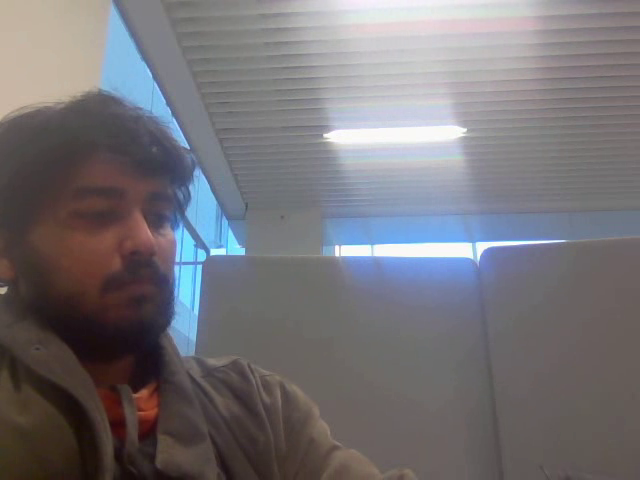
#> input picture frame 11 of calibration.mp4, 640 x 480 px, given in place of the camera
$ python chessboard.py
#> lines starting #> are read from the running program, lines starting #| are printed output that depends on the picture; after the words box and inside, x2 and y2 are one past the last pixel; in counts of white or black regions, pixels touching at a corner belong together; long printed decimals are rounded
# Import required modules:
import cv2
import numpy as np
import os
from time import sleep
# Define the dimensions of checkerboard
CHECKERBOARD = (7, 7)
MIN_POINTS = 50
RECORD = True

# Stop the iteration when specified
# accuracy, epsilon, is reached or
# specified number of iterations are completed.
criteria = (cv2.TERM_CRITERIA_EPS +
            cv2.TERM_CRITERIA_MAX_ITER, 30, 0.001)

# Vector for the 3D points:
threedpoints = []

# Vector for 2D points:
twodpoints = []

# 3D points real world coordinates:
objectp3d = np.zeros((1, CHECKERBOARD[0]
                      * CHECKERBOARD[1],
                      3), np.float32)
# print(objectp3d)
objectp3d[0, :, :2] = np.mgrid[0:CHECKERBOARD[0],
                               0:CHECKERBOARD[1]].T.reshape(-1, 2)

objectp3d= np.multiply(objectp3d,20.3/1000)
# print(objectp3d)
prev_img_shape = None
cap = cv2.VideoCapture(0)
FPS = cap.get(cv2.CAP_PROP_FPS)

# Check if the webcam is opened correctly
if not cap.isOpened():
    raise IOError("Cannot open webcam")

if RECORD:
        width = int(cap.get(cv2.CAP_PROP_FRAME_WIDTH))
        height = int(cap.get(cv2.CAP_PROP_FRAME_HEIGHT))
        writer = cv2.VideoWriter('calibration.mp4',
                                 cv2.VideoWriter_fourcc(*'DIVX'),
                                 FPS,
                                 (width,height))

        while True:
            ret, img = cap.read()
#> img is the input picture: shape (480, 640, 3); mean B, G, R 119.1, 114.7, 117.2
            image = img
            grayColor = cv2.cvtColor(image, cv2.COLOR_BGR2GRAY)
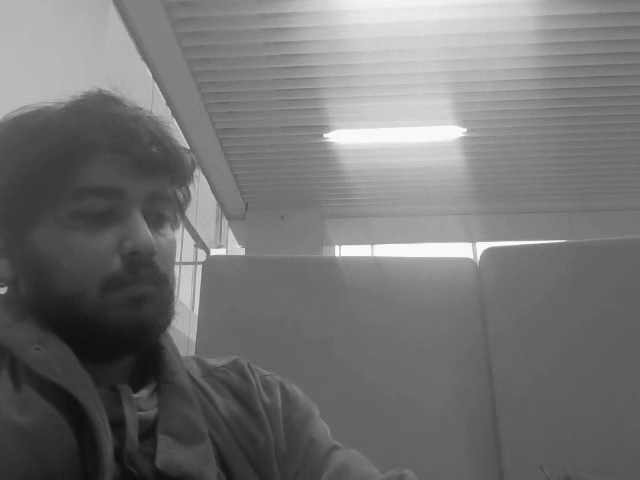
#> grayColor: shape (480, 640); min 12, max 255, mean 115.9

            # Find the chess board corners
            # if desired number of corners are
            # found in the image then ret = true:
            ret, corners = cv2.findChessboardCorners(
                grayColor, CHECKERBOARD,
                cv2.CALIB_CB_ADAPTIVE_THRESH
                + cv2.CALIB_CB_FAST_CHECK +
                cv2.CALIB_CB_NORMALIZE_IMAGE)
#> ret = False; corners = None

            # If desired number of corners can be detected then,
            # refine the pixel coordinates and display
            # them on the images of checker board
            if ret == True:
                threedpoints.append(objectp3d)

                # Refining pixel coordinates
                # for given 2d points.
                corners2 = cv2.cornerSubPix(
                    grayColor, corners, CHECKERBOARD, (-1, -1), criteria)

                twodpoints.append(corners2)
                # When we have minimum number of data points, stop:
                if len(twodpoints) > MIN_POINTS:
                    cap.release()
                    if RECORD:
                        writer.release()
                    cv2.destroyAllWindows()
                    break

                # Draw and display the corners:
                image = cv2.drawChessboardCorners(image,
                                                CHECKERBOARD,
                                                corners2, ret)

            cv2.imshow('img', image)

            if RECORD:
                writer.write(image)

            # wait for ESC key to exit and terminate feed.
            k = cv2.waitKey(1)
#> (key Esc is pressed here)
            if k == 27:
                cap.release()
                if RECORD:
                    writer.release()
                cv2.destroyAllWindows()
                break
        h, w = image.shape[:2]
#> h = 480; w = 640

        # Perform camera calibration by
        # passing the value of above found out 3D points (threedpoints)
        # and its corresponding pixel coordinates of the
        # detected corners (twodpoints):
#> (the run stopped early here; a loop or call above may not have finished)

$ run again, starting later in the video
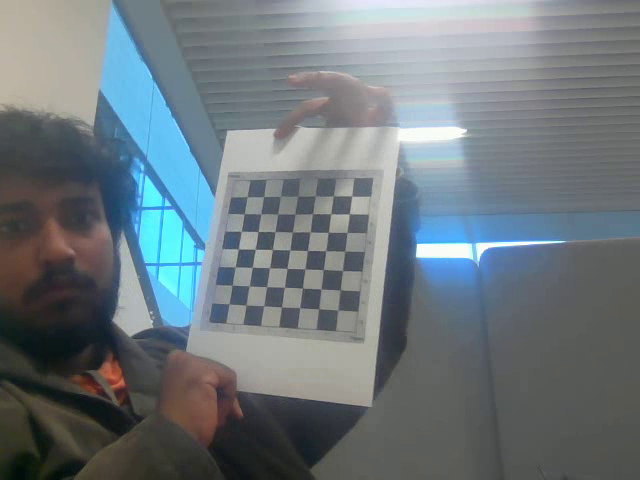
#> input picture frame 50 of calibration.mp4, 640 x 480 px, given in place of the camera
#> img is the input picture: shape (480, 640, 3); mean B, G, R 125, 119.5, 109.5
#> `grayColor = cv2.cvtColor(image, cv2.COLOR_BGR2GRAY)`:
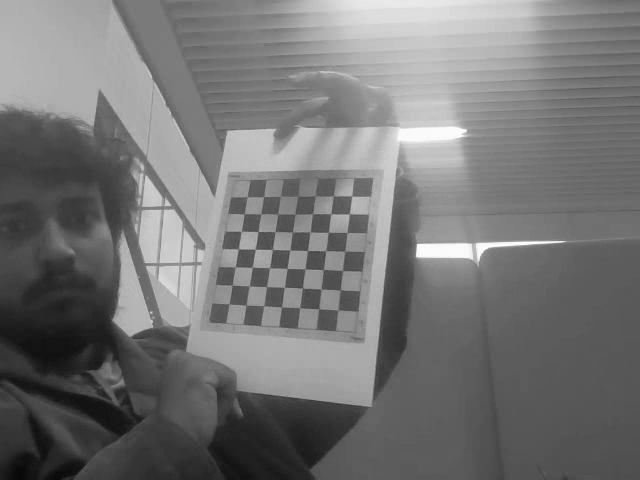
#> grayColor: shape (480, 640); min 6, max 255, mean 117.1
#> `ret, corners = cv2.findChessboardCorners( grayColor, CHECKERBOARD, cv2..`: ret = True; corners = 49 rows, first 8: [337.9, 310.2], [318.8, 308.6], [299.8, 307.7], [281.5, 306.9], [263.9, 305.5], [245.8, 304.6], [229.2, 303.5], [340.1, 289.6]
#> corners2 = 49 rows, first 8: [337.9, 309.9], [318.7, 308.7], [299.7, 307.6], [281.5, 306.9], [263.7, 305.7], [246.1, 305.2], [228.9, 303.9], [340.2, 289.9]
#> `image = cv2.drawChessboardCorners(image, CHECKERBOARD, corners2, ret)`:
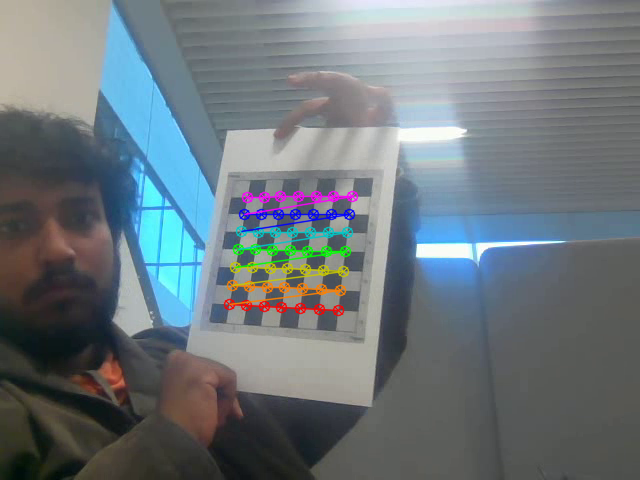
#> image: shape (480, 640, 3); 2.52% of pixels changed, all inside (x1, y1, x2, y2) = (223, 190, 359, 317)
#> `ret, matrix, distortion, r_vecs, t_vecs = cv2.calibrateCamera( threedp..`: ret = 0.191; matrix = [[781.4, 0, 337.2], [0, 762.1, 227.4], [0, 0, 1]]; distortion = [[0.454, 21.2, 0.00139, 0.0746, -462]]; r_vecs = ([-0.551, -0.487, -2.99],); t_vecs = ([1.67e-05, 0.0821, 0.764],)
#> the loop `for i in range(len(threedpoints)):` made 1 pass
#> (printed output is left out)
#> after the loop `for i in range(len(threedpoints)):`: mean_error = 0.0273
#| total error: 0.02728
#| [[781.445   0.         337.207]
#|  [  0.         762.093 227.410 ]
#|  [  0.           0.           1.        ]]
#| [[ 4.53539877e-01  2.12016427e+01  1.38756748e-03  7.46230218e-02
#|   -4.62004124e+02]]
#| (array([[-0.5508],
#|        [-0.4869],
#|        [-2.986]]),)
#| (array([[1.66504382e-05],
#|        [8.21379337e-02],
#|        [7.64021887e-01]]),)

$ run again, starting later in the video
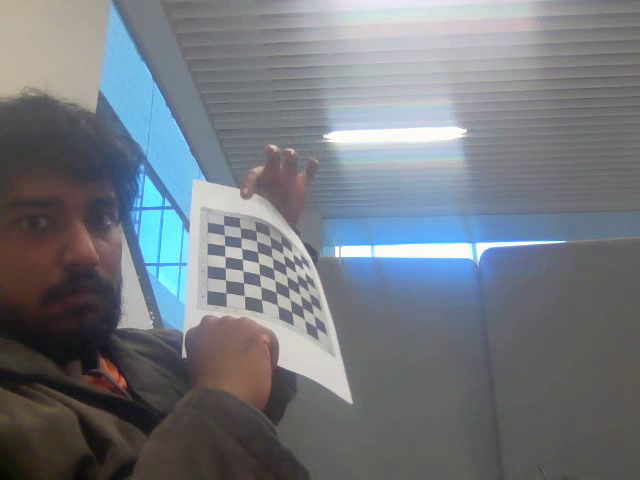
#> input picture frame 89 of calibration.mp4, 640 x 480 px, given in place of the camera
#> img is the input picture: shape (480, 640, 3); mean B, G, R 126.8, 120.4, 115.4
#> `grayColor = cv2.cvtColor(image, cv2.COLOR_BGR2GRAY)`:
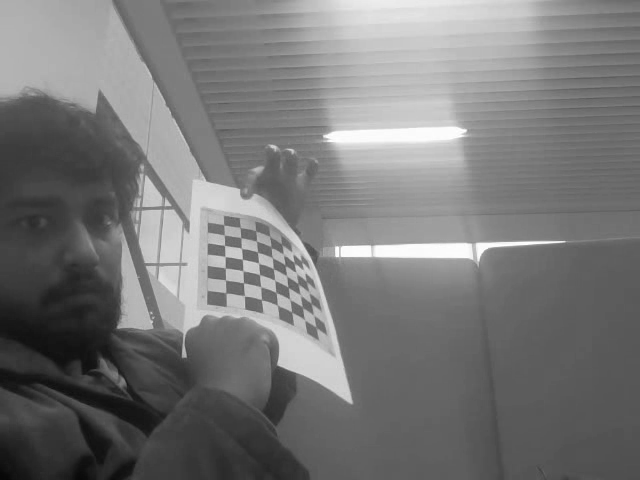
#> grayColor: shape (480, 640); min 6, max 255, mean 119.6
#> ret = False; corners = None
